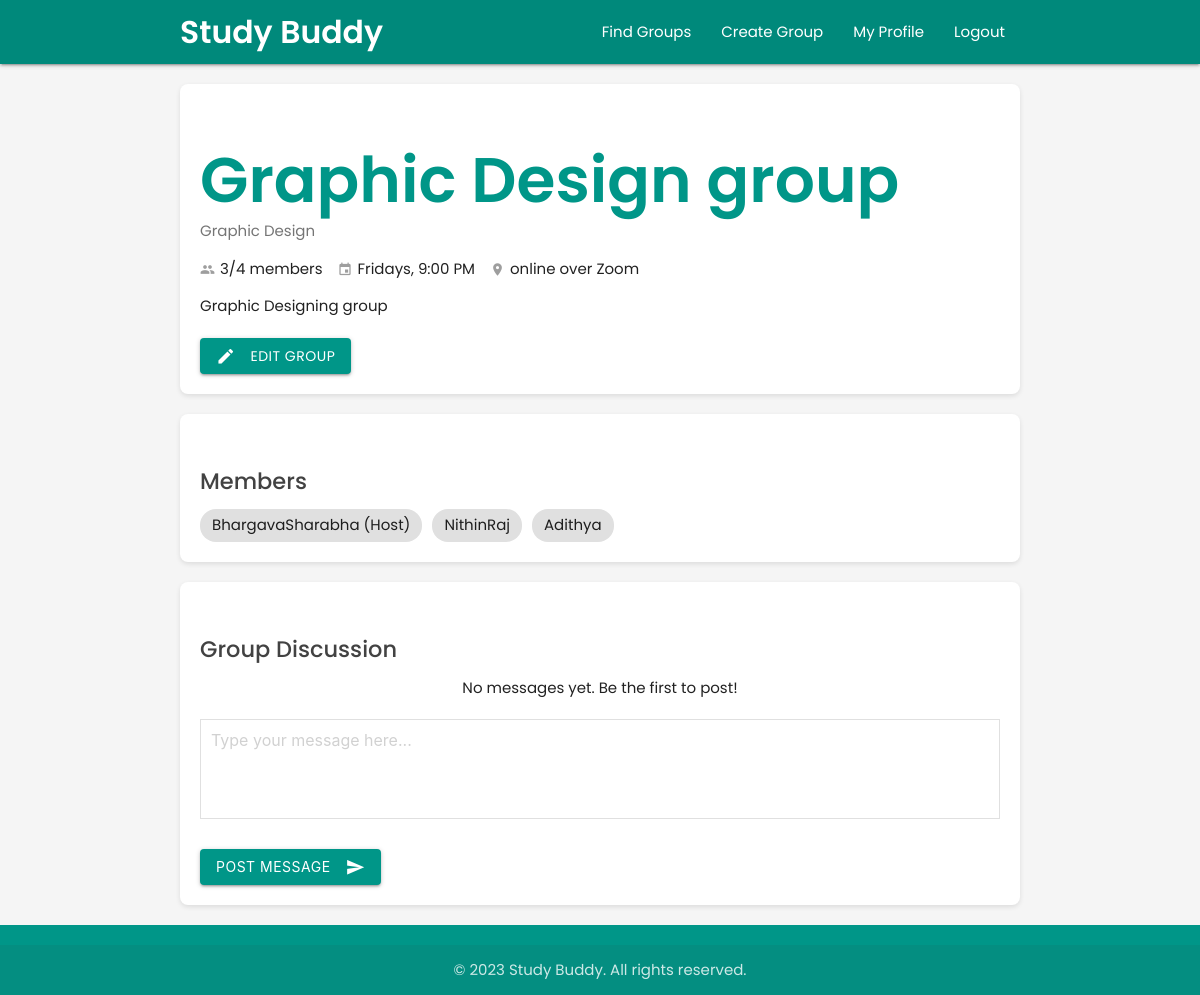
The app's page /dashboard/group_details/3/graphic-design-group (signed in) with its own data.
### userDashboard/models.py (models this page shows, shortened)
class StudyGroup(models.Model):
    title = models.CharField(max_length=100)
    description = models.TextField()
    subject = models.ForeignKey(Subject, on_delete=models.CASCADE, related_name='study_groups')
    host = models.ForeignKey(settings.AUTH_USER_MODEL, on_delete=models.CASCADE, related_name='hosted_groups')
    members = models.ManyToManyField(settings.AUTH_USER_MODEL, through='GroupMembership', related_name='joined_groups')
    max_members = models.PositiveIntegerField(default=8)
    meeting_date = models.DateField()
    meeting_time = models.TimeField()
    meeting_location = models.CharField(max_length=255, blank=True)
    slug = models.SlugField(max_length=120, blank=True)
    created_at = models.DateTimeField(auto_now_add=True)
    updated_at = models.DateTimeField(auto_now=True)
    @property
    def current_member_count(self):
        return self.members.count()
    class Meta:
        ordering = ['meeting_date', 'meeting_time']

class GroupMembership(models.Model):
    user = models.ForeignKey(settings.AUTH_USER_MODEL, on_delete=models.CASCADE)
    group = models.ForeignKey(StudyGroup, on_delete=models.CASCADE)
    date_joined = models.DateTimeField(auto_now_add=True)
    is_active = models.BooleanField(default=True)
    class Meta:
        unique_together = ('user', 'group')

### userProfile/models.py (models this page shows, shortened)
class Subject(models.Model):
    name = models.CharField(max_length=100, unique=True)
    description = models.TextField(blank=True)
    class Meta:
        ordering = ['name']

### userAuth/models.py (models this page shows)
class CustomUser(AbstractUser):
    email = models.EmailField(unique=True)
    objects = CustomUserManager()
    EMAIL_FIELD = 'email'
    REQUIRED_FIELDS = ['email']

### userDashboard/views.py (the view, shortened to what this page needs)
# urls.py: path('group_details/<int:group_id>/<slug:slug>', views.group_details, name='group_details'),
@login_required
def group_details(request, group_id, slug):
    try:
        group = StudyGroup.objects.get(id=group_id)
        from django.utils.text import slugify
        current_slug = slugify(group.title) if group.title else 'untitled'
        if slug != current_slug:
            return redirect('group_details', group_id=group.id, slug=current_slug)
        is_member = group.members.filter(id=request.user.id).exists()
        is_host = group.host == request.user
        has_pending_request = GroupJoinRequest.objects.filter(
            user=request.user,
            group=group,
            status='pending'
        ).exists()
        pending_requests = []
        if is_host:
            pending_requests = GroupJoinRequest.objects.filter(
                group=group,
                status='pending'
            ).select_related('user')
        messages_list = group.messages.all().order_by('timestamp')
        context = {
            'group': group,
            'is_member': is_member,
            'is_host': is_host,
            'has_pending_request': has_pending_request,
            'pending_requests': pending_requests,
            'messages_list': messages_list
        }
        return render(request, 'userDashboard/group_detail.html', context)
    except StudyGroup.DoesNotExist:
        messages.error(request, "Study group not found.")
        return redirect('dashboard')

### userDashboard/templates/userDashboard/group_detail.html (shortened to what this page needs)
<!DOCTYPE html>
<html lang="en">
<head>
  <link rel="stylesheet" href="https://cdnjs.cloudflare.com/ajax/libs/materialize/1.0.0/css/materialize.min.css">
</head>
<body>
  <header>
    <div class="navbar-fixed">
      <nav class="teal darken-1">
        <div class="nav-wrapper container">
          <a href="{% url 'dashboard' %}" class="brand-logo">Study Buddy</a>
          <ul class="right hide-on-med-and-down">
            <li><a href="{% url 'dashboard' %}">Find Groups</a></li>
            <li><a href="{% url 'create_group' %}">Create Group</a></li>
            <li><a href="{% url 'profile' %}">My Profile</a></li>
            <li><a href="{% url 'logout' %}">Logout</a></li>
          </ul>
        </div>
      </nav>
    </div>
  </header>
  <main id="main-content" class="container">
    {% if group %}
    <section class="group-header">
      <h1 class="group-title">{{ group.title }}</h1>
      <span class="group-subject">{{ group.subject.name }}</span>
      <div class="group-meta">
        <div class="meta-item">
          <i class="material-icons tiny">group</i>
          <span>{{ group.current_member_count }}/{{ group.max_members }} members</span>
        </div>
        <div class="meta-item">
          <i class="material-icons tiny">event</i>
          <span>{{ group.meeting_date|date:"l" }}s, {{ group.meeting_time|time:"g:i A" }}</span>
        </div>
        {% if group.meeting_location %}
        <div class="meta-item">
          <i class="material-icons tiny">location_on</i>
          <span>{{ group.meeting_location }}</span>
        </div>
        {% endif %}
      </div>
      <p class="group-description">
        {{ group.description }}
      </p>
      <div class="group-actions">
        {% if not is_member %}
          {% if has_pending_request %}
            <button disabled class="btn waves-effect waves-light grey">
              <i class="material-icons left">hourglass_empty</i>
              Request Pending
            </button>
          {% else %}
            <form method="POST" action="{% url 'join_group' group.id %}">
              {% csrf_token %}
              <button type="submit" class="btn waves-effect waves-light">
                <i class="material-icons left">group_add</i>
                Request to Join
              </button>
            </form>
          {% endif %}
        {% elif is_host %}
        <a href="{% url 'edit_group' group.id %}" class="btn waves-effect waves-light">
          <i class="material-icons left">edit</i>
          Edit Group
        </a>
        {% endif %}
      </div>
    </section>
    <section class="members-section">
      <h2 class="section-title">Members</h2>
      <div class="members-list">
        {% for membership in group.groupmembership_set.all %}
        <span class="member-chip">
          {{ membership.user.get_full_name|default:membership.user.username }}
          {% if membership.user == group.host %}(Host){% endif %}
        </span>
        {% endfor %}
      </div>
    </section>
    <section class="discussion-section">
      <h2 class="section-title">Group Discussion</h2>
      <div class="messages-container">
        {% if messages_list %}
          {% for message in messages_list %}
          <div class="message">
            <div class="message-header">
              <span class="message-user">{{ message.user.get_full_name|default:message.user.username }}</span>
              <span class="message-time">{{ message.timestamp|date:"F j, Y" }} at {{ message.timestamp|time:"g:i A" }}</span>
            </div>
            <p class="message-content">
              {{ message.content }}
            </p>
          </div>
          {% endfor %}
        {% else %}
          <p class="center-align">No messages yet. Be the first to post!</p>
        {% endif %}
      </div>
      {% if is_member or is_host %}
      <form class="comment-form" method="POST" action="{% url 'group_details' group_id=group.id slug=group.slug %}">
        <div class="input-field">
          <textarea id="message" name="message" class="materialize-textarea" placeholder="Type your message here..." rows="3" required aria-required="true"></textarea>
        </div>
        <button type="submit" class="btn waves-effect waves-light">
          Post Message
          <i class="material-icons right">send</i>
        </button>
      </form>
      {% endif %}
    </section>
    {% else %}
    <div class="card-panel">
      <p class="center-align">Study group not found. <a href="{% url 'dashboard' %}">Return to dashboard</a></p>
    </div>
    {% endif %}
  </main>
  <footer class="page-footer teal">
    <div class="footer-copyright">
      <div class="container center-align">
        &copy; 2023 Study Buddy. All rights reserved.
      </div>
    </div>
  </footer>
</body>
</html>

### userDashboard/templates/userDashboard/group_detail.html (style rules this page uses)
body { font-family: 'Poppins', sans-serif; display: flex; min-height: 100vh; flex-direction: column; background-color: #f5f5f5; }
main { flex: 1 0 auto; padding: 20px 0; }
.btn, .btn-large { background-color: #009688; border-radius: 4px; }
nav .brand-logo { font-weight: 600; }
.group-header { background-color: white; border-radius: 8px; padding: 20px; margin-bottom: 20px; box-shadow: 0 2px 5px rgba(0,0,0,0.1); }
.group-title { font-weight: 600; color: #009688; margin-bottom: 5px; }
.group-subject { color: #757575; display: inline-block; margin-right: 20px; margin-bottom: 15px; }
.group-meta { display: flex; flex-wrap: wrap; gap: 15px; margin-bottom: 15px; }
.meta-item { display: flex; align-items: center; }
.meta-item i { color: #9e9e9e; margin-right: 5px; }
.group-description { margin-bottom: 20px; }
.group-actions { display: flex; gap: 10px; }
.members-section { background-color: white; border-radius: 8px; padding: 20px; margin-bottom: 20px; box-shadow: 0 2px 5px rgba(0,0,0,0.1); }
.section-title { font-size: 1.5rem; font-weight: 500; color: #424242; margin-bottom: 15px; }
.members-list { display: flex; flex-wrap: wrap; gap: 10px; }
.member-chip { background-color: #e0e0e0; padding: 5px 12px; border-radius: 16px; display: inline-block; }
.discussion-section { background-color: white; border-radius: 8px; padding: 20px; box-shadow: 0 2px 5px rgba(0,0,0,0.1); }
.messages-container { margin-bottom: 20px; }
.comment-form { margin-top: 20px; }
.materialize-textarea { border: 1px solid #e0e0e0 !important; padding: 10px !important; border-radius: 4px; height: 100px !important; }

### records on screen
StudyGroup: title "Graphic Design group", subject.name "Graphic Design", current_member_count "3", max_members "4", meeting_date "Friday", meeting_time "9:00 PM", meeting_location "online over Zoom", description "Graphic Designing group"
GroupMembership: user.get_full_name "BhargavaSharabha", shows "(Host)"
GroupMembership: user.get_full_name "NithinRaj"
GroupMembership: user.get_full_name "Adithya"
